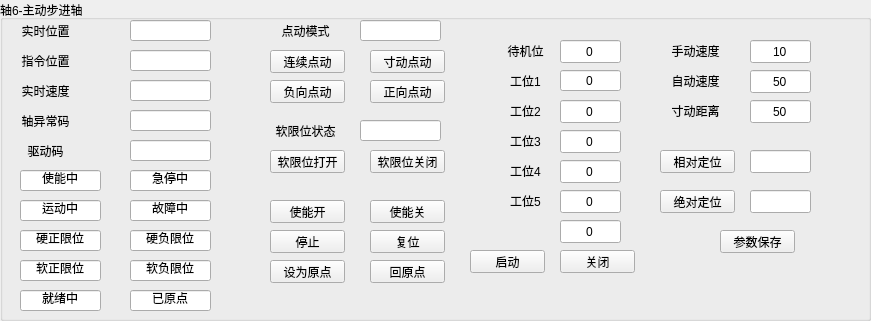
    <widget class="QGroupBox" name="A1_6">
     <property name="geometry">
      <rect>
       <x>60</x>
       <y>330</y>
       <width>871</width>
       <height>321</height>
      </rect>
     </property>
     <property name="minimumSize">
      <size>
       <width>400</width>
       <height>200</height>
      </size>
     </property>
     <property name="maximumSize">
      <size>
       <width>4000</width>
       <height>4000</height>
      </size>
     </property>
     <property name="title">
      <string>轴6-主动步进轴</string>
     </property>
     <widget class="QPushButton" name="btn_MoveAbs_Axi_6">
      <property name="geometry">
       <rect>
        <x>660</x>
        <y>190</y>
        <width>75</width>
        <height>23</height>
       </rect>
      </property>
      <property name="text">
       <string>绝对定位</string>
      </property>
     </widget>
     <widget class="QPushButton" name="btn_Reset_Axi_6">
      <property name="geometry">
       <rect>
        <x>370</x>
        <y>230</y>
        <width>75</width>
        <height>23</height>
       </rect>
      </property>
      <property name="text">
       <string>复位</string>
      </property>
     </widget>
     <widget class="QPushButton" name="btn_Stop_Axi_6">
      <property name="geometry">
       <rect>
        <x>270</x>
        <y>230</y>
        <width>75</width>
        <height>23</height>
       </rect>
      </property>
      <property name="text">
       <string>停止</string>
      </property>
     </widget>
     <widget class="QPushButton" name="btn_GoHome_Axi_6">
      <property name="geometry">
       <rect>
        <x>370</x>
        <y>260</y>
        <width>75</width>
        <height>23</height>
       </rect>
      </property>
      <property name="text">
       <string>回原点</string>
      </property>
     </widget>
     <widget class="QLineEdit" name="lineEdit_MoveAbs_Axi_6">
      <property name="geometry">
       <rect>
        <x>750</x>
        <y>190</y>
        <width>61</width>
        <height>23</height>
       </rect>
      </property>
      <property name="text">
       <string/>
      </property>
      <property name="alignment">
       <set>Qt::AlignCenter</set>
      </property>
     </widget>
     <widget class="QPushButton" name="btn_SetHome_Axi_6">
      <property name="geometry">
       <rect>
        <x>270</x>
        <y>260</y>
        <width>75</width>
        <height>23</height>
       </rect>
      </property>
      <property name="text">
       <string>设为原点</string>
      </property>
     </widget>
     <widget class="QLineEdit" name="lineEdit_CurPos_Axi_6">
      <property name="geometry">
       <rect>
        <x>130</x>
        <y>20</y>
        <width>81</width>
        <height>21</height>
       </rect>
      </property>
      <property name="text">
       <string/>
      </property>
      <property name="alignment">
       <set>Qt::AlignCenter</set>
      </property>
      <property name="readOnly">
       <bool>true</bool>
      </property>
     </widget>
     <widget class="QLabel" name="label_CurPos_Axi_6">
      <property name="geometry">
       <rect>
        <x>0</x>
        <y>20</y>
        <width>91</width>
        <height>21</height>
       </rect>
      </property>
      <property name="text">
       <string>实时位置</string>
      </property>
      <property name="alignment">
       <set>Qt::AlignCenter</set>
      </property>
     </widget>
     <widget class="QLineEdit" name="lineEdit_Hard_AxiPosLimit_Axi_6">
      <property name="geometry">
       <rect>
        <x>20</x>
        <y>230</y>
        <width>81</width>
        <height>21</height>
       </rect>
      </property>
      <property name="text">
       <string>硬正限位</string>
      </property>
      <property name="alignment">
       <set>Qt::AlignCenter</set>
      </property>
      <property name="readOnly">
       <bool>true</bool>
      </property>
     </widget>
     <widget class="QLineEdit" name="lineEdit_Hard_AxiNegLimit_Axi_6">
      <property name="geometry">
       <rect>
        <x>130</x>
        <y>230</y>
        <width>81</width>
        <height>21</height>
       </rect>
      </property>
      <property name="text">
       <string>硬负限位</string>
      </property>
      <property name="alignment">
       <set>Qt::AlignCenter</set>
      </property>
      <property name="readOnly">
       <bool>true</bool>
      </property>
     </widget>
     <widget class="QLineEdit" name="lineEdit_Enable_Axi_6">
      <property name="geometry">
       <rect>
        <x>20</x>
        <y>170</y>
        <width>81</width>
        <height>21</height>
       </rect>
      </property>
      <property name="text">
       <string>使能中</string>
      </property>
      <property name="alignment">
       <set>Qt::AlignCenter</set>
      </property>
      <property name="readOnly">
       <bool>true</bool>
      </property>
     </widget>
     <widget class="QLineEdit" name="lineEdit_Standby_Axi_6">
      <property name="geometry">
       <rect>
        <x>560</x>
        <y>40</y>
        <width>61</width>
        <height>23</height>
       </rect>
      </property>
      <property name="text">
       <string>0</string>
      </property>
      <property name="alignment">
       <set>Qt::AlignCenter</set>
      </property>
     </widget>
     <widget class="QLineEdit" name="lineEdit_WorkPostion1_Axi_6">
      <property name="geometry">
       <rect>
        <x>560</x>
        <y>70</y>
        <width>61</width>
        <height>21</height>
       </rect>
      </property>
      <property name="text">
       <string>0</string>
      </property>
      <property name="alignment">
       <set>Qt::AlignCenter</set>
      </property>
     </widget>
     <widget class="QLineEdit" name="lineEdit_WorkPostion2_Axi_6">
      <property name="geometry">
       <rect>
        <x>560</x>
        <y>100</y>
        <width>61</width>
        <height>23</height>
       </rect>
      </property>
      <property name="text">
       <string>0</string>
      </property>
      <property name="alignment">
       <set>Qt::AlignCenter</set>
      </property>
     </widget>
     <widget class="QLabel" name="label_Standby_Axi_6">
      <property name="geometry">
       <rect>
        <x>480</x>
        <y>40</y>
        <width>91</width>
        <height>21</height>
       </rect>
      </property>
      <property name="text">
       <string>待机位</string>
      </property>
      <property name="alignment">
       <set>Qt::AlignCenter</set>
      </property>
     </widget>
     <widget class="QLabel" name="label_WorkStation1_Axi_6">
      <property name="geometry">
       <rect>
        <x>480</x>
        <y>70</y>
        <width>91</width>
        <height>21</height>
       </rect>
      </property>
      <property name="text">
       <string>工位1</string>
      </property>
      <property name="alignment">
       <set>Qt::AlignCenter</set>
      </property>
     </widget>
     <widget class="QLabel" name="label_WorkStation2_Axi_6">
      <property name="geometry">
       <rect>
        <x>480</x>
        <y>100</y>
        <width>91</width>
        <height>21</height>
       </rect>
      </property>
      <property name="text">
       <string>工位2</string>
      </property>
      <property name="alignment">
       <set>Qt::AlignCenter</set>
      </property>
     </widget>
     <widget class="QPushButton" name="btn_Jog_Pos_Axi_6">
      <property name="geometry">
       <rect>
        <x>370</x>
        <y>80</y>
        <width>75</width>
        <height>23</height>
       </rect>
      </property>
      <property name="text">
       <string>正向点动</string>
      </property>
     </widget>
     <widget class="QPushButton" name="btn_Jog_Neg_Axi_6">
      <property name="geometry">
       <rect>
        <x>270</x>
        <y>80</y>
        <width>75</width>
        <height>23</height>
       </rect>
      </property>
      <property name="text">
       <string>负向点动</string>
      </property>
     </widget>
     <widget class="QLabel" name="label_WorkStation_3_Axi_6">
      <property name="geometry">
       <rect>
        <x>480</x>
        <y>130</y>
        <width>91</width>
        <height>21</height>
       </rect>
      </property>
      <property name="text">
       <string>工位3</string>
      </property>
      <property name="alignment">
       <set>Qt::AlignCenter</set>
      </property>
     </widget>
     <widget class="QLineEdit" name="lineEdit_WorkPostion3_Axi_6">
      <property name="geometry">
       <rect>
        <x>560</x>
        <y>130</y>
        <width>61</width>
        <height>23</height>
       </rect>
      </property>
      <property name="text">
       <string>0</string>
      </property>
      <property name="alignment">
       <set>Qt::AlignCenter</set>
      </property>
     </widget>
     <widget class="QLabel" name="label_WorkStation_4_Axi_6">
      <property name="geometry">
       <rect>
        <x>480</x>
        <y>160</y>
        <width>91</width>
        <height>21</height>
       </rect>
      </property>
      <property name="text">
       <string>工位4</string>
      </property>
      <property name="alignment">
       <set>Qt::AlignCenter</set>
      </property>
     </widget>
     <widget class="QLineEdit" name="lineEdit_WorkPostion4_Axi_6">
      <property name="geometry">
       <rect>
        <x>560</x>
        <y>160</y>
        <width>61</width>
        <height>23</height>
       </rect>
      </property>
      <property name="text">
       <string>0</string>
      </property>
      <property name="alignment">
       <set>Qt::AlignCenter</set>
      </property>
     </widget>
     <widget class="QLabel" name="label_WorkStation_5_Axi_6">
      <property name="geometry">
       <rect>
        <x>480</x>
        <y>190</y>
        <width>91</width>
        <height>21</height>
       </rect>
      </property>
      <property name="text">
       <string>工位5</string>
      </property>
      <property name="alignment">
       <set>Qt::AlignCenter</set>
      </property>
     </widget>
     <widget class="QLineEdit" name="lineEdit_WorkPostion5_Axi_6">
      <property name="geometry">
       <rect>
        <x>560</x>
        <y>190</y>
        <width>61</width>
        <height>23</height>
       </rect>
      </property>
      <property name="text">
       <string>0</string>
      </property>
      <property name="alignment">
       <set>Qt::AlignCenter</set>
      </property>
     </widget>
     <widget class="QLineEdit" name="lineEdit_ManuVel_Axi_6">
      <property name="geometry">
       <rect>
        <x>750</x>
        <y>40</y>
        <width>61</width>
        <height>23</height>
       </rect>
      </property>
      <property name="text">
       <string>10</string>
      </property>
      <property name="alignment">
       <set>Qt::AlignCenter</set>
      </property>
     </widget>
     <widget class="QLabel" name="label_ManuVel_Axi_6">
      <property name="geometry">
       <rect>
        <x>650</x>
        <y>40</y>
        <width>91</width>
        <height>21</height>
       </rect>
      </property>
      <property name="text">
       <string>手动速度</string>
      </property>
      <property name="alignment">
       <set>Qt::AlignCenter</set>
      </property>
     </widget>
     <widget class="QPushButton" name="btn_SetParam_Axi_6">
      <property name="geometry">
       <rect>
        <x>720</x>
        <y>230</y>
        <width>75</width>
        <height>23</height>
       </rect>
      </property>
      <property name="text">
       <string>参数保存</string>
      </property>
     </widget>
     <widget class="QLineEdit" name="lineEdit_Estop_Axi_6">
      <property name="geometry">
       <rect>
        <x>130</x>
        <y>170</y>
        <width>81</width>
        <height>21</height>
       </rect>
      </property>
      <property name="text">
       <string>急停中</string>
      </property>
      <property name="alignment">
       <set>Qt::AlignCenter</set>
      </property>
      <property name="readOnly">
       <bool>true</bool>
      </property>
     </widget>
     <widget class="QLineEdit" name="lineEdit_Moving_Axi_6">
      <property name="geometry">
       <rect>
        <x>20</x>
        <y>200</y>
        <width>81</width>
        <height>21</height>
       </rect>
      </property>
      <property name="text">
       <string>运动中</string>
      </property>
      <property name="alignment">
       <set>Qt::AlignCenter</set>
      </property>
      <property name="readOnly">
       <bool>true</bool>
      </property>
     </widget>
     <widget class="QLineEdit" name="lineEdit_Err_Axi_6">
      <property name="geometry">
       <rect>
        <x>130</x>
        <y>200</y>
        <width>81</width>
        <height>21</height>
       </rect>
      </property>
      <property name="text">
       <string>故障中</string>
      </property>
      <property name="alignment">
       <set>Qt::AlignCenter</set>
      </property>
      <property name="readOnly">
       <bool>true</bool>
      </property>
     </widget>
     <widget class="QLineEdit" name="lineEdit_Soft_AxiPosLimit_Axi_6">
      <property name="geometry">
       <rect>
        <x>20</x>
        <y>260</y>
        <width>81</width>
        <height>21</height>
       </rect>
      </property>
      <property name="text">
       <string>软正限位</string>
      </property>
      <property name="alignment">
       <set>Qt::AlignCenter</set>
      </property>
     </widget>
     <widget class="QLineEdit" name="lineEdit_Soft_AxiNegLimit_Axi_6">
      <property name="geometry">
       <rect>
        <x>130</x>
        <y>260</y>
        <width>81</width>
        <height>21</height>
       </rect>
      </property>
      <property name="text">
       <string>软负限位</string>
      </property>
      <property name="alignment">
       <set>Qt::AlignCenter</set>
      </property>
      <property name="readOnly">
       <bool>true</bool>
      </property>
     </widget>
     <widget class="QLineEdit" name="lineEdit_Ready_Axi_6">
      <property name="geometry">
       <rect>
        <x>20</x>
        <y>290</y>
        <width>81</width>
        <height>21</height>
       </rect>
      </property>
      <property name="text">
       <string>就绪中</string>
      </property>
      <property name="alignment">
       <set>Qt::AlignCenter</set>
      </property>
      <property name="readOnly">
       <bool>true</bool>
      </property>
     </widget>
     <widget class="QLineEdit" name="lineEdit_Homed_Axi_6">
      <property name="geometry">
       <rect>
        <x>130</x>
        <y>290</y>
        <width>81</width>
        <height>21</height>
       </rect>
      </property>
      <property name="text">
       <string>已原点</string>
      </property>
      <property name="alignment">
       <set>Qt::AlignCenter</set>
      </property>
      <property name="readOnly">
       <bool>true</bool>
      </property>
     </widget>
     <widget class="QPushButton" name="btn_Enable_Open_Axi_6">
      <property name="geometry">
       <rect>
        <x>270</x>
        <y>200</y>
        <width>75</width>
        <height>23</height>
       </rect>
      </property>
      <property name="text">
       <string>使能开</string>
      </property>
     </widget>
     <widget class="QPushButton" name="btn_Enable_Close_Axi_6">
      <property name="geometry">
       <rect>
        <x>370</x>
        <y>200</y>
        <width>75</width>
        <height>23</height>
       </rect>
      </property>
      <property name="text">
       <string>使能关</string>
      </property>
     </widget>
     <widget class="QLabel" name="label_ActPos_Axi_6">
      <property name="geometry">
       <rect>
        <x>0</x>
        <y>50</y>
        <width>91</width>
        <height>21</height>
       </rect>
      </property>
      <property name="text">
       <string>指令位置</string>
      </property>
      <property name="alignment">
       <set>Qt::AlignCenter</set>
      </property>
     </widget>
     <widget class="QLineEdit" name="lineEdit_SetPos_Axi_6">
      <property name="geometry">
       <rect>
        <x>130</x>
        <y>50</y>
        <width>81</width>
        <height>21</height>
       </rect>
      </property>
      <property name="text">
       <string/>
      </property>
      <property name="alignment">
       <set>Qt::AlignCenter</set>
      </property>
      <property name="readOnly">
       <bool>true</bool>
      </property>
     </widget>
     <widget class="QLabel" name="label_CurVel_Axi_6">
      <property name="geometry">
       <rect>
        <x>0</x>
        <y>80</y>
        <width>91</width>
        <height>21</height>
       </rect>
      </property>
      <property name="text">
       <string>实时速度</string>
      </property>
      <property name="alignment">
       <set>Qt::AlignCenter</set>
      </property>
     </widget>
     <widget class="QLineEdit" name="lineEdit_CurVel_Axi_6">
      <property name="geometry">
       <rect>
        <x>130</x>
        <y>80</y>
        <width>81</width>
        <height>21</height>
       </rect>
      </property>
      <property name="text">
       <string/>
      </property>
      <property name="alignment">
       <set>Qt::AlignCenter</set>
      </property>
      <property name="readOnly">
       <bool>true</bool>
      </property>
     </widget>
     <widget class="QLabel" name="label_AxiErro_Axi_6">
      <property name="geometry">
       <rect>
        <x>0</x>
        <y>110</y>
        <width>91</width>
        <height>21</height>
       </rect>
      </property>
      <property name="text">
       <string>轴异常码</string>
      </property>
      <property name="alignment">
       <set>Qt::AlignCenter</set>
      </property>
     </widget>
     <widget class="QLineEdit" name="lineEdit_AxiErri_Axi_6">
      <property name="geometry">
       <rect>
        <x>130</x>
        <y>110</y>
        <width>81</width>
        <height>21</height>
       </rect>
      </property>
      <property name="text">
       <string/>
      </property>
      <property name="alignment">
       <set>Qt::AlignCenter</set>
      </property>
      <property name="readOnly">
       <bool>true</bool>
      </property>
     </widget>
     <widget class="QLineEdit" name="lineEdit_SeroNo_Axi_6">
      <property name="enabled">
       <bool>true</bool>
      </property>
      <property name="geometry">
       <rect>
        <x>130</x>
        <y>140</y>
        <width>81</width>
        <height>21</height>
       </rect>
      </property>
      <property name="acceptDrops">
       <bool>true</bool>
      </property>
      <property name="text">
       <string/>
      </property>
      <property name="alignment">
       <set>Qt::AlignCenter</set>
      </property>
      <property name="readOnly">
       <bool>true</bool>
      </property>
     </widget>
     <widget class="QLabel" name="label_SeroNo_Axi_6">
      <property name="geometry">
       <rect>
        <x>0</x>
        <y>140</y>
        <width>91</width>
        <height>21</height>
       </rect>
      </property>
      <property name="text">
       <string>驱动码</string>
      </property>
      <property name="alignment">
       <set>Qt::AlignCenter</set>
      </property>
     </widget>
     <widget class="QLabel" name="label_AutoVel_Axi_6">
      <property name="geometry">
       <rect>
        <x>650</x>
        <y>70</y>
        <width>91</width>
        <height>21</height>
       </rect>
      </property>
      <property name="text">
       <string>自动速度</string>
      </property>
      <property name="alignment">
       <set>Qt::AlignCenter</set>
      </property>
     </widget>
     <widget class="QLabel" name="label_Inch_Axi_6">
      <property name="geometry">
       <rect>
        <x>650</x>
        <y>100</y>
        <width>91</width>
        <height>21</height>
       </rect>
      </property>
      <property name="text">
       <string>寸动距离</string>
      </property>
      <property name="alignment">
       <set>Qt::AlignCenter</set>
      </property>
     </widget>
     <widget class="QLineEdit" name="lineEdit_AutoVel_Axi_6">
      <property name="geometry">
       <rect>
        <x>750</x>
        <y>70</y>
        <width>61</width>
        <height>23</height>
       </rect>
      </property>
      <property name="text">
       <string>50</string>
      </property>
      <property name="alignment">
       <set>Qt::AlignCenter</set>
      </property>
     </widget>
     <widget class="QLineEdit" name="lineEdit_Inch_Axi_6">
      <property name="geometry">
       <rect>
        <x>750</x>
        <y>100</y>
        <width>61</width>
        <height>23</height>
       </rect>
      </property>
      <property name="text">
       <string>50</string>
      </property>
      <property name="alignment">
       <set>Qt::AlignCenter</set>
      </property>
     </widget>
     <widget class="QLineEdit" name="lineEdit_JogMode_Axi_6">
      <property name="geometry">
       <rect>
        <x>360</x>
        <y>20</y>
        <width>81</width>
        <height>21</height>
       </rect>
      </property>
      <property name="text">
       <string/>
      </property>
      <property name="alignment">
       <set>Qt::AlignCenter</set>
      </property>
      <property name="readOnly">
       <bool>true</bool>
      </property>
     </widget>
     <widget class="QLabel" name="label_JogMode_Axi_6">
      <property name="geometry">
       <rect>
        <x>260</x>
        <y>20</y>
        <width>91</width>
        <height>21</height>
       </rect>
      </property>
      <property name="text">
       <string>点动模式</string>
      </property>
      <property name="alignment">
       <set>Qt::AlignCenter</set>
      </property>
     </widget>
     <widget class="QPushButton" name="btn_Jog_Jog_Axi_6">
      <property name="geometry">
       <rect>
        <x>270</x>
        <y>50</y>
        <width>75</width>
        <height>23</height>
       </rect>
      </property>
      <property name="text">
       <string>连续点动</string>
      </property>
     </widget>
     <widget class="QPushButton" name="btn_Jog_Inch_Axi_6">
      <property name="geometry">
       <rect>
        <x>370</x>
        <y>50</y>
        <width>75</width>
        <height>23</height>
       </rect>
      </property>
      <property name="text">
       <string>寸动点动</string>
      </property>
     </widget>
     <widget class="QLineEdit" name="lineEdit_SoftLimitSet__Axi_6">
      <property name="geometry">
       <rect>
        <x>360</x>
        <y>120</y>
        <width>81</width>
        <height>21</height>
       </rect>
      </property>
      <property name="text">
       <string/>
      </property>
      <property name="alignment">
       <set>Qt::AlignCenter</set>
      </property>
      <property name="readOnly">
       <bool>true</bool>
      </property>
     </widget>
     <widget class="QLabel" name="label_SoftLimitSet_Axi_6">
      <property name="geometry">
       <rect>
        <x>260</x>
        <y>120</y>
        <width>91</width>
        <height>21</height>
       </rect>
      </property>
      <property name="text">
       <string>软限位状态</string>
      </property>
      <property name="alignment">
       <set>Qt::AlignCenter</set>
      </property>
     </widget>
     <widget class="QPushButton" name="btn_Jog_SoftOpen_Axi_6">
      <property name="geometry">
       <rect>
        <x>270</x>
        <y>150</y>
        <width>75</width>
        <height>23</height>
       </rect>
      </property>
      <property name="text">
       <string>软限位打开</string>
      </property>
     </widget>
     <widget class="QPushButton" name="btn_Jog_SoftClose_Axi_6">
      <property name="geometry">
       <rect>
        <x>370</x>
        <y>150</y>
        <width>75</width>
        <height>23</height>
       </rect>
      </property>
      <property name="text">
       <string>软限位关闭</string>
      </property>
     </widget>
     <widget class="QPushButton" name="btn_MoveRel_Axi_6">
      <property name="geometry">
       <rect>
        <x>660</x>
        <y>150</y>
        <width>75</width>
        <height>23</height>
       </rect>
      </property>
      <property name="text">
       <string>相对定位</string>
      </property>
     </widget>
     <widget class="QLineEdit" name="lineEdit_MoveRel_Axi_6">
      <property name="geometry">
       <rect>
        <x>750</x>
        <y>150</y>
        <width>61</width>
        <height>23</height>
       </rect>
      </property>
      <property name="text">
       <string/>
      </property>
      <property name="alignment">
       <set>Qt::AlignCenter</set>
      </property>
     </widget>
     <widget class="QPushButton" name="btn_MoveVel_Close_Axi_6">
      <property name="geometry">
       <rect>
        <x>560</x>
        <y>250</y>
        <width>75</width>
        <height>23</height>
       </rect>
      </property>
      <property name="text">
       <string>关闭</string>
      </property>
     </widget>
     <widget class="QPushButton" name="btn_MoveVel_Start_Axi_6">
      <property name="enabled">
       <bool>true</bool>
      </property>
      <property name="geometry">
       <rect>
        <x>470</x>
        <y>250</y>
        <width>75</width>
        <height>23</height>
       </rect>
      </property>
      <property name="text">
       <string>启动</string>
      </property>
     </widget>
     <widget class="QLineEdit" name="lineEdit_PosId_Axi_6">
      <property name="geometry">
       <rect>
        <x>560</x>
        <y>220</y>
        <width>61</width>
        <height>23</height>
       </rect>
      </property>
      <property name="text">
       <string>0</string>
      </property>
      <property name="alignment">
       <set>Qt::AlignCenter</set>
      </property>
     </widget>
    </widget>
